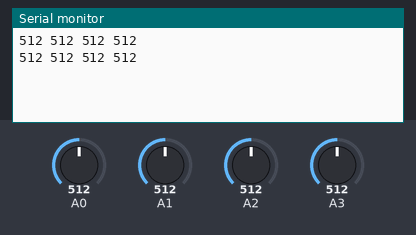
Bench run of a sketch on a simulated Arduino Uno, built with avr-gcc and run on an emulated ATmega328P. Shown: the last lines printed to the serial monitor. Inputs (shaded band) come from the test bench; at power-on: A0 = 512, A1 = 512, A2 = 512, A3 = 512.

Above: at 1.8 s.
1.9 s: A0 set to 716
At 2.8 s:
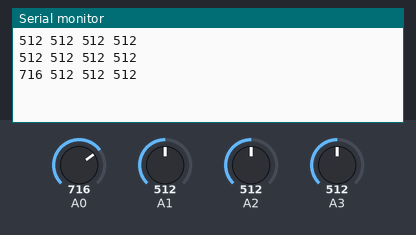
3.4 s: A1 set to 716
At 4.5 s:
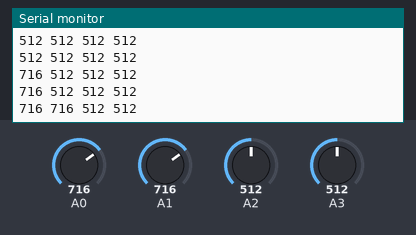
4.9 s: A2 set to 716
At 5.3 s:
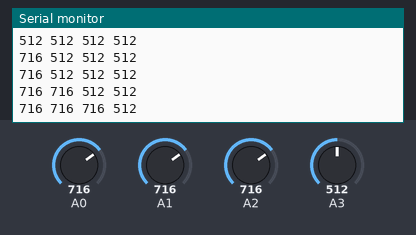
6.4 s: A3 set to 716
At 7.7 s:
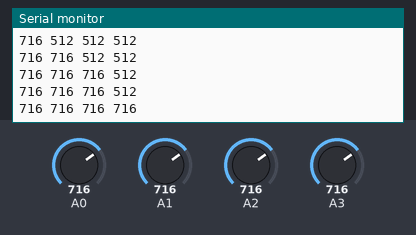
7.9 s: A0 set to 992
At 8.8 s:
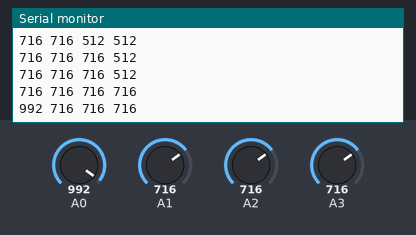
9.4 s: A1 set to 992
At 10.5 s:
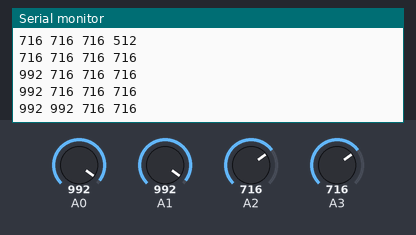
Timing chart, 0 to 11.9 s (numbered marks = the images above; inputs shaded):
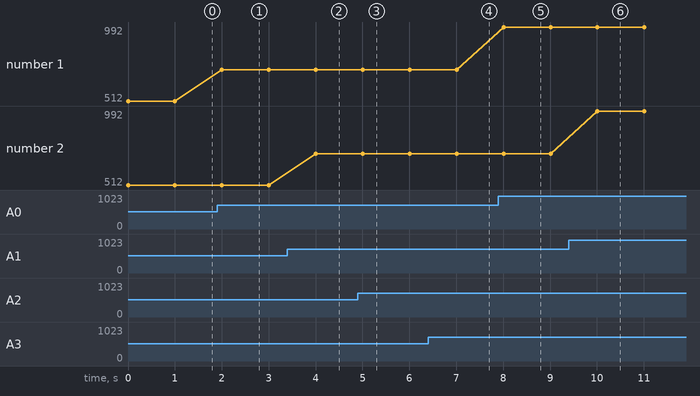

The sketch:

read_A0-A4.ino
```cpp
void setup() {
  // put your setup code here, to run once:
  Serial.begin(9600);
}

void loop() {
  // put your main code here, to run repeatedly
  // read A0
  int val0 = analogRead(0);
  // read A1
  int val1 = analogRead(1);
  // read A2
  int val2 = analogRead(2);
  // read A3
  int val3 = analogRead(3);
  // print to serial
  Serial.print(val0);
  Serial.print(" ");
  Serial.print(val1);
  Serial.print(" ");
  Serial.print(val2);
  Serial.print(" ");
  Serial.print(val3);
  Serial.print("\n");
  // wait
  delay(1000);
}
```

Measured:
- after the input at 1.9 s, the serial monitor: prints a new line after 0.10 s (image 1)
- after the input at 3.4 s, the serial monitor: prints a new line after 0.61 s (image 2)
- after the input at 4.9 s, the serial monitor: prints a new line after 0.11 s (image 3)
- after the input at 6.4 s, the serial monitor: prints a new line after 0.61 s (image 4)
- after the input at 7.9 s, the serial monitor: prints a new line after 0.11 s (image 5)
- after the input at 9.4 s, the serial monitor: prints a new line after 0.61 s (image 6)
- plotted number 1: 512 → 716 after the input at 1.9 s, 716 → 992 after the input at 7.9 s
